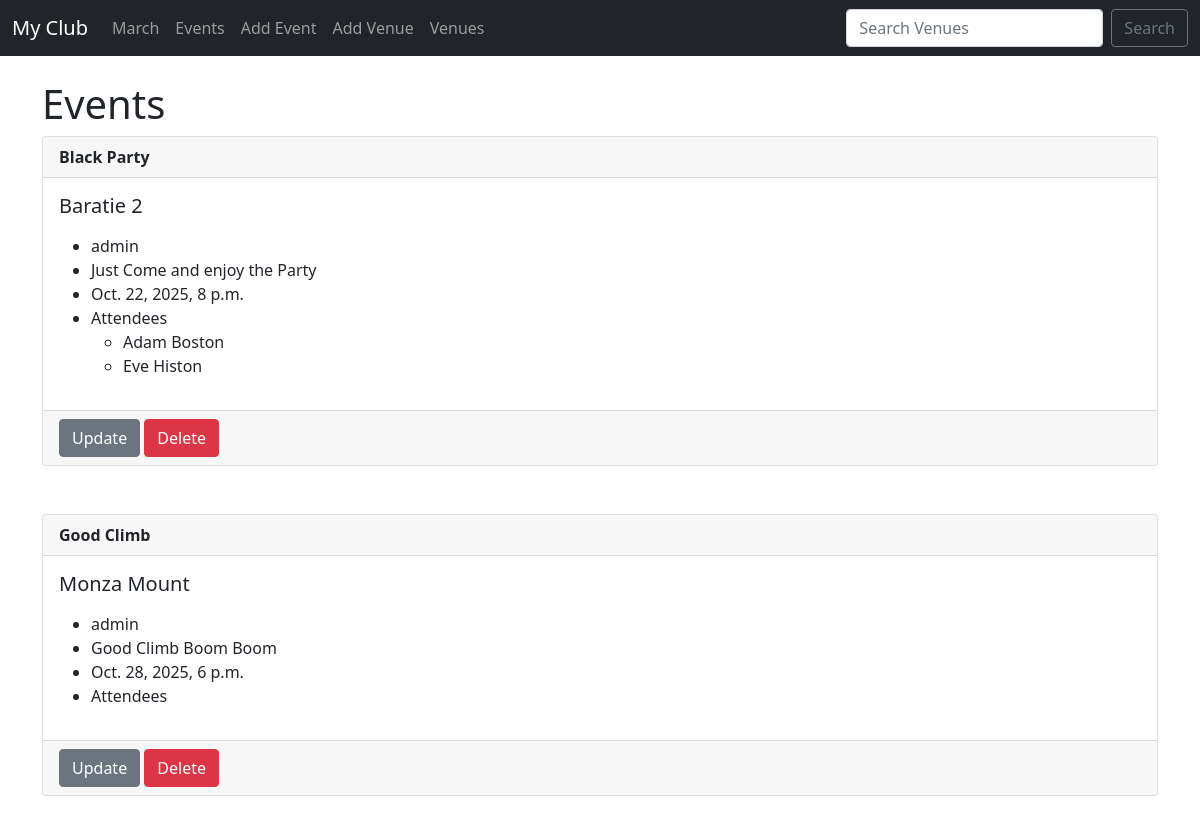
The page /events on the database as committed earlier.
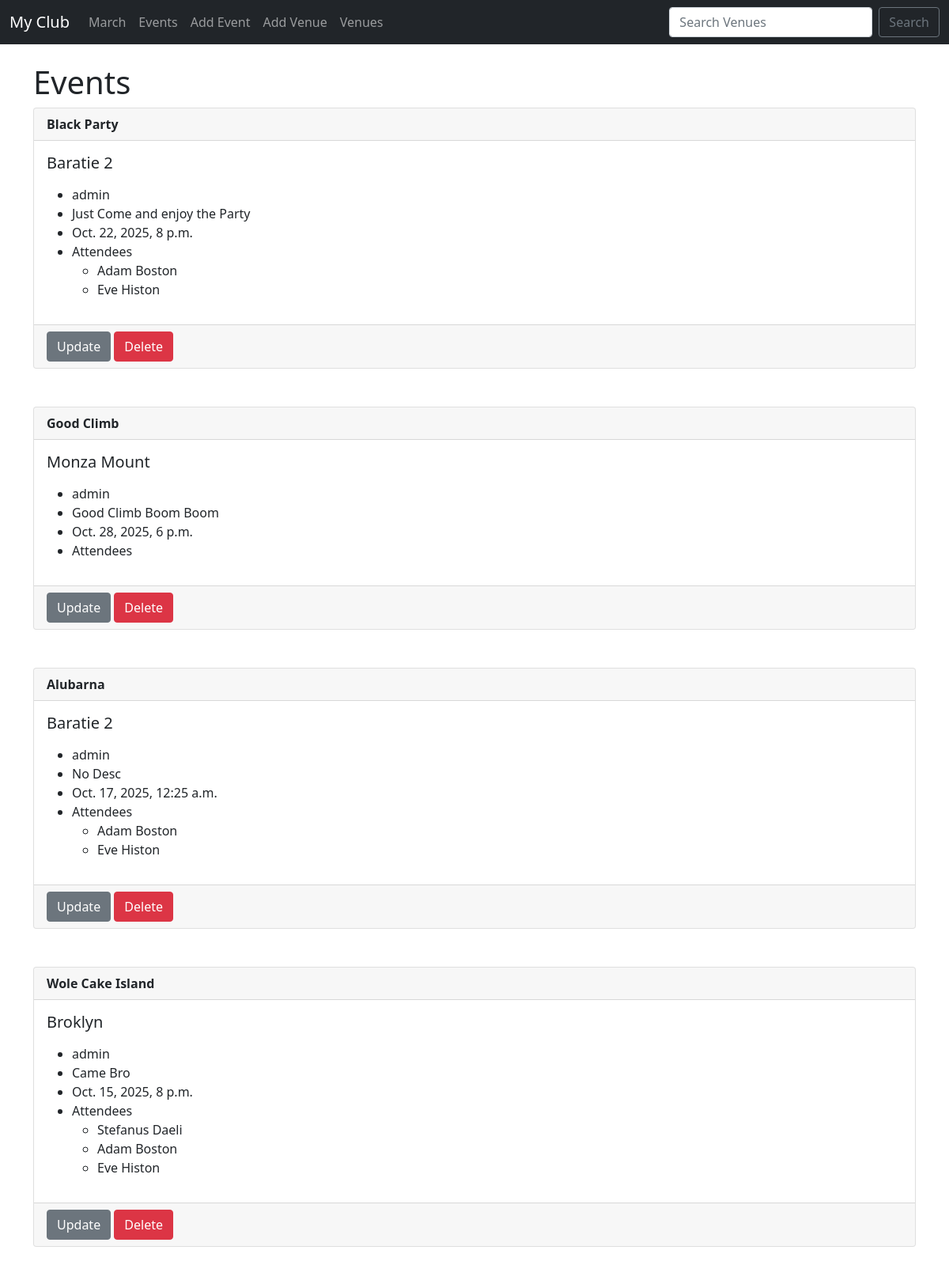
The same page on the database as committed later.
### events/models.py (models this page shows)
class Event(models.Model):
    name = models.CharField('Event Name', max_length=120)
    event_date = models.DateTimeField('Event Date')
    venue = models.ForeignKey(Venue, blank=True, null=True, on_delete=models.CASCADE)
    manager = models.ForeignKey(User, blank=True, null=True, on_delete=models.SET_NULL)
    description = models.TextField(blank=True)
    attendees = models.ManyToManyField(MuClubUser, blank=True)
    def __str__(self):
        return self.name

class Venue(models.Model):
    name = models.CharField('Venue Name', max_length=120)
    address = models.CharField(max_length=300)
    zip_code = models.CharField('Zip Code', max_length=12)
    phone = models.CharField('Contact Phone', max_length=20, blank=True)
    web = models.URLField('Website Address', blank=True)
    email_address = models.EmailField('Email Address', blank=True)
    def __str__(self):
        return self.name

class MuClubUser(models.Model):
    first_name = models.CharField('First Name', max_length=60)
    last_name = models.CharField('Last Name', max_length=60)
    email = models.EmailField('User Email')
    def __str__(self):
        return self.first_name + ' ' + self.last_name

### events/views.py (the view)
# urls.py: path('events', views.all_events, name='list-events'),
def all_events(request):
    event_list = Event.objects.all()
    return render(request, 'events/event_list.html',
                    {'event_list': event_list})

### templates/events/event_list.html
{% extends 'events/base.html' %}
{% block content %}
<h1>Events</h1>
{% for event in event_list %}
<div class="card">
    <div class="card-header">
        <strong>{{event}}</strong>
    </div>
    <div class="card-body">
        <h5 class="card-title">{{event.venue}}</h5>
        <p class="card-text">
        <ul>
            <li>{{event.manager}}</li>
            <li>{{event.description}}</li>
            <li>{{event.event_date}}</li>
            <li>
                Attendees
                {% for user in event.attendees.all %}
                <ul>
                    <li>{{user}}</li>
                </ul>
                {% endfor %}
            </li>
        </ul>
        </p>
    </div>
    <div class="card-footer text-muted">
        <a href="{% url 'update-event' event.id %}"><button class="btn btn-secondary">Update</button></a>
        <a href="{% url 'delete-event' event.id %}"><button class="btn btn-danger">Delete</button></a>
    </div>
</div>
<br>
<br>
{% endfor %}
{% endblock %}

### templates/events/base.html (shortened to what this page needs)
<!doctype html>
<html lang="en">
<head>
    <link href="https://cdn.jsdelivr.net/npm/bootstrap@5.0.2/dist/css/bootstrap.min.css" rel="stylesheet"
>
</head>
<body>
    {% include 'events/navbar.html' %}
    <br>
    <div class="container">
        {% block content %}
        {% endblock %}
    </div>
</body>
</html>

### templates/events/navbar.html (shortened to what this page needs)
<nav class="navbar navbar-expand-lg navbar-dark bg-dark">
    <div class="container-fluid">
        <a class="navbar-brand" href="{% url 'home' %}">My Club</a>
        <div class="collapse navbar-collapse" id="navbarSupportedContent">
            <ul class="navbar-nav me-auto mb-2 mb-lg-0">
                <li class="nav-item">
                    <a class="nav-link" href="{% url 'home' '2021' 'march' %}">March</a>
                </li>
                <li class="nav-item">
                    <a class="nav-link" href="{% url 'list-events' %}">Events</a>
                </li>
                <li class="nav-item">
                    <a class="nav-link" href="{% url 'add-event' %}">Add Event</a>
                </li>
                <li class="nav-item">
                    <a class="nav-link" href="{% url 'add-venue' %}">Add Venue</a>
                </li>
                <li class="nav-item">
                    <a class="nav-link" href="{% url 'list-venues' %}">Venues</a>
                </li>
            </ul>
            <form class="d-flex" method="POST" action="{% url 'search-venues' %}">
                <input class="form-control me-2" type="search" placeholder="Search Venues" name="searched" aria-label="Search">
                <button class="btn btn-outline-secondary" type="submit">Search</button>
            </form>
        </div>
    </div>
</nav>

Rows that differ between the two databases and show on the page:
added Event: name "Alubarna", venue "Baratie 2", manager "admin", description "No Desc", event_date "Oct. 17, 2025, 12:25 a.m.", MuClubUser (first_name+last_name "Adam Boston"), MuClubUser (first_name+last_name "Eve Histon")
added Event: name "Wole Cake Island", venue "Broklyn", manager "admin", description "Came Bro", event_date "Oct. 15, 2025, 8 p.m.", MuClubUser (first_name+last_name "Adam Boston"), MuClubUser (first_name+last_name "Eve Histon")
now on this page (row unchanged): MuClubUser: first_name+last_name "Stefanus Daeli", shown under "Wole Cake Island"
